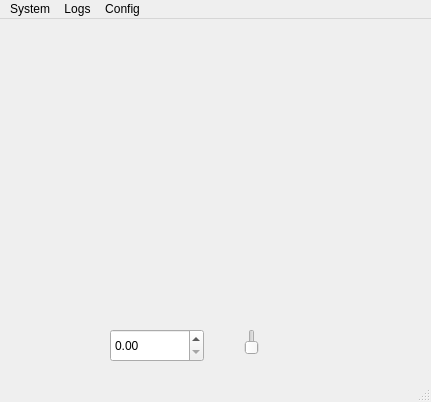
<?xml version="1.0" encoding="UTF-8"?>
<ui version="4.0">
 <class>MainWindow</class>
 <widget class="QMainWindow" name="MainWindow">
  <property name="windowModality">
   <enum>Qt::NonModal</enum>
  </property>
  <property name="geometry">
   <rect>
    <x>0</x>
    <y>0</y>
    <width>431</width>
    <height>402</height>
   </rect>
  </property>
  <property name="windowTitle">
   <string>ESSA - Embeddable SCADA for Small Applications</string>
  </property>
  <property name="toolButtonStyle">
   <enum>Qt::ToolButtonIconOnly</enum>
  </property>
  <property name="animated">
   <bool>true</bool>
  </property>
  <widget class="QWidget" name="centralwidget">
   <widget class="Led" name="led">
    <property name="geometry">
     <rect>
      <x>320</x>
      <y>10</y>
      <width>88</width>
      <height>88</height>
     </rect>
    </property>
    <property name="toolTip">
     <string>Led Widget</string>
    </property>
    <property name="whatsThis">
     <string>Led SCADA</string>
    </property>
   </widget>
   <widget class="Dial" name="dial_Widget">
    <property name="geometry">
     <rect>
      <x>40</x>
      <y>50</y>
      <width>250</width>
      <height>250</height>
     </rect>
    </property>
    <property name="toolTip">
     <string>Dial Widget</string>
    </property>
    <property name="whatsThis">
     <string>Dial SCADA</string>
    </property>
   </widget>
   <widget class="DoubleSpinBox" name="doubleSpinBox">
    <property name="geometry">
     <rect>
      <x>110</x>
      <y>310</y>
      <width>94</width>
      <height>33</height>
     </rect>
    </property>
    <property name="whatsThis">
     <string>DoubleSpinBox SCADA</string>
    </property>
   </widget>
   <widget class="Display" name="display">
    <property name="geometry">
     <rect>
      <x>110</x>
      <y>10</y>
      <width>81</width>
      <height>31</height>
     </rect>
    </property>
    <property name="font">
     <font>
      <pointsize>14</pointsize>
      <weight>50</weight>
      <bold>false</bold>
     </font>
    </property>
    <property name="toolTip">
     <string>Display Widget</string>
    </property>
    <property name="whatsThis">
     <string>Display SCADA</string>
    </property>
   </widget>
   <widget class="Slider" name="slider">
    <property name="geometry">
     <rect>
      <x>210</x>
      <y>310</y>
      <width>84</width>
      <height>26</height>
     </rect>
    </property>
    <property name="toolTip">
     <string>Slider Widget</string>
    </property>
    <property name="whatsThis">
     <string>SCADA Slider</string>
    </property>
   </widget>
  </widget>
  <widget class="QMenuBar" name="menubar">
   <property name="geometry">
    <rect>
     <x>0</x>
     <y>0</y>
     <width>431</width>
     <height>31</height>
    </rect>
   </property>
   <widget class="QMenu" name="menuSystem">
    <property name="title">
     <string>System</string>
    </property>
    <addaction name="actionRun"/>
    <addaction name="actionStop"/>
    <addaction name="separator"/>
    <addaction name="actionCompile_and_Run"/>
    <addaction name="separator"/>
    <addaction name="actionExit"/>
   </widget>
   <widget class="QMenu" name="menuLogs">
    <property name="title">
     <string>Logs</string>
    </property>
    <addaction name="actionAlarm_Log"/>
    <addaction name="actionSystem_Logs"/>
   </widget>
   <widget class="QMenu" name="menuConfig">
    <property name="title">
     <string>Config</string>
    </property>
    <addaction name="actionESSA_Config"/>
   </widget>
   <addaction name="menuSystem"/>
   <addaction name="menuLogs"/>
   <addaction name="menuConfig"/>
  </widget>
  <widget class="QStatusBar" name="statusbar"/>
  <action name="actionRun">
   <property name="text">
    <string>Run</string>
   </property>
  </action>
  <action name="actionStop">
   <property name="text">
    <string>Stop</string>
   </property>
  </action>
  <action name="actionAlarm_Log">
   <property name="text">
    <string>Alarm Log</string>
   </property>
  </action>
  <action name="actionSystem_Logs">
   <property name="text">
    <string>System Logs</string>
   </property>
  </action>
  <action name="actionESSA_Config">
   <property name="text">
    <string>ESSA Config</string>
   </property>
  </action>
  <action name="actionCompile_and_Run">
   <property name="text">
    <string>Compile and Run</string>
   </property>
  </action>
  <action name="actionExit">
   <property name="text">
    <string>Exit</string>
   </property>
  </action>
 </widget>
 <customwidgets>
  <customwidget>
   <class>Dial</class>
   <extends>QwtDial</extends>
   <header>dial</header>
  </customwidget>
  <customwidget>
   <class>Display</class>
   <extends>QLabel</extends>
   <header>display</header>
  </customwidget>
  <customwidget>
   <class>DoubleSpinBox</class>
   <extends>QDoubleSpinBox</extends>
   <header>doubleSpinBox</header>
  </customwidget>
  <customwidget>
   <class>Led</class>
   <extends>QWidget</extends>
   <header>led</header>
  </customwidget>
  <customwidget>
   <class>Slider</class>
   <extends>QSlider</extends>
   <header>slider</header>
  </customwidget>
  <customwidget>
   <class>QwtDial</class>
   <extends>QWidget</extends>
   <header>qwt_dial.h</header>
  </customwidget>
 </customwidgets>
 <resources/>
 <connections/>
</ui>
